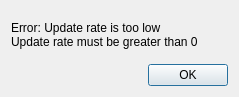
<?xml version="1.0" encoding="UTF-8"?>
<ui version="4.0">
 <class>Dialog</class>
 <widget class="QDialog" name="Dialog">
  <property name="geometry">
   <rect>
    <x>0</x>
    <y>0</y>
    <width>239</width>
    <height>97</height>
   </rect>
  </property>
  <property name="windowTitle">
   <string>Error</string>
  </property>
  <layout class="QGridLayout" name="gridLayout">
   <item row="1" column="1">
    <widget class="QPushButton" name="OKbutton">
     <property name="text">
      <string>OK</string>
     </property>
    </widget>
   </item>
   <item row="1" column="0">
    <spacer name="horizontalSpacer">
     <property name="orientation">
      <enum>Qt::Orientation::Horizontal</enum>
     </property>
     <property name="sizeHint" stdset="0">
      <size>
       <width>40</width>
       <height>20</height>
      </size>
     </property>
    </spacer>
   </item>
   <item row="0" column="0" colspan="2">
    <widget class="QLabel" name="label">
     <property name="text">
      <string>Error: Update rate is too low
Update rate must be greater than 0</string>
     </property>
    </widget>
   </item>
  </layout>
 </widget>
 <resources/>
 <connections/>
</ui>
